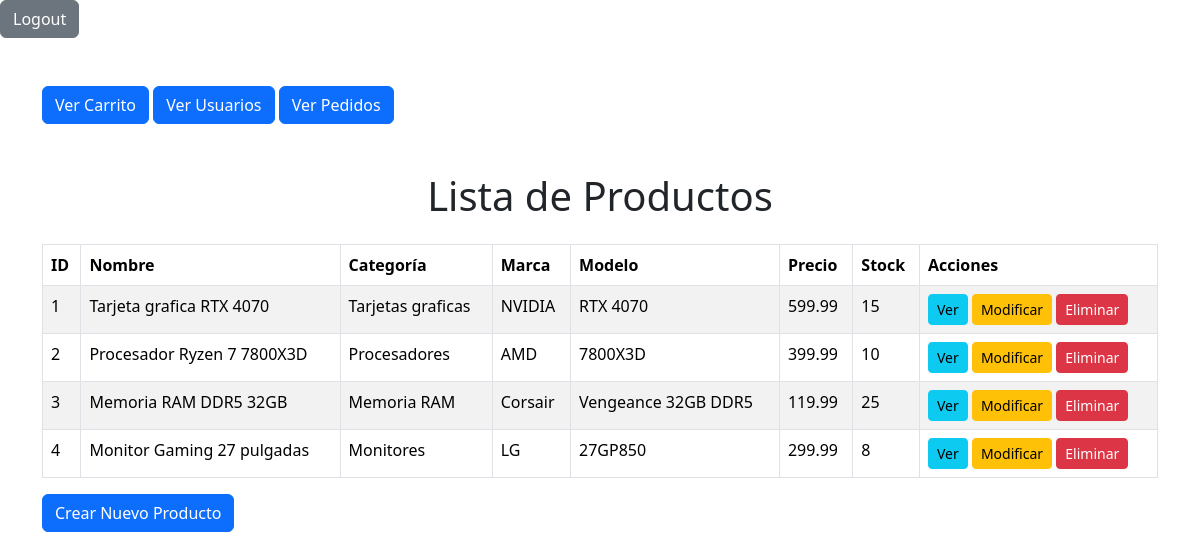
The page / on the database its author committed.
### tables this page shows
CREATE TABLE productos (
    id_producto INT UNSIGNED AUTO_INCREMENT PRIMARY KEY,
    nombre VARCHAR(120) NOT NULL,
    categoria VARCHAR(60) NOT NULL,
    marca VARCHAR(60) NOT NULL,
    modelo VARCHAR(100),
    precio DECIMAL(10, 2) NOT NULL,
    stock INT UNSIGNED NOT NULL DEFAULT 0,

    CONSTRAINT chk_producto_precio
        CHECK (precio >= 0)
);

### controller/CProducto.php (called while the page is built, shortened)
<?php
require_once __DIR__ . "/../model/MProductos.php";
class CProducto
{
    private MProductos $model;
    public function __construct()
    {
        $this->model = new MProductos();
    }
    public function index()
    {
        $productos = $this->model->getAll();
        require_once __DIR__ . "\../view/productos/VProductoIndex.php";
    }
}

### index.php (called while the page is built, shortened)
<?php
CDestino::enrutar();

### db/Conectar.php (called while the page is built)
<?php
class ConexionBD{
    public static function conectar(){
        $conexion = new mysqli("localhost","root","","tienda_informatica");
        $conexion -> query("SET NAMES 'UTF8' ");
        return $conexion;
    }
}

### model/MProductos.php (called while the page is built, shortened)
<?php
class MProductos
{
    private $db;
    private $data;
    public function __construct()
    {
        $this->db = ConexionBD::conectar();
        $this->data = array();
    }
    public function getAll()
    {
        $consulta = $this->db->query("SELECT * FROM productos");
        while ($filas = $consulta->fetch_assoc()) {
            $this->data[] = $filas;
        }
        return $this->data;
    }
}

### view/productos/VProductoIndex.php (the view, shortened to what this page needs)
<!DOCTYPE html>
<html lang="es">
<head>
    <link href="https://cdn.jsdelivr.net/npm/bootstrap@5.3.1/dist/css/bootstrap.min.css" rel="stylesheet">
</head>
<body>
  <a href="?entity=login&action=index" class="btn btn-secondary">Logout</a>
<div class="container mt-5">
    <a href="?entity=carrito&action=index" class="btn btn-primary">Ver Carrito</a>
    <a href="?entity=usuario&action=index" class="btn btn-primary">Ver Usuarios</a>
    <a href="?entity=pedido&action=index" class="btn btn-primary">Ver Pedidos</a>
</div>
    <div class="container mt-5">
        <h1 class="text-center mb-4">Lista de Productos</h1>
        <table class="table table-striped table-bordered">
            <thead class="bg-dark text-white">
                <tr>
                    <th scope="col">ID</th>
                    <th scope="col">Nombre</th>
                    <th scope="col">Categoría</th>
                    <th scope="col">Marca</th>
                    <th scope="col">Modelo</th>
                    <th scope="col">Precio</th>
                    <th scope="col">Stock</th>
                     <th scope="col">Acciones</th>
                </tr>
            </thead>
            <tbody>
                <?php
                foreach ($productos as $dato) {
                    echo "<tr>
                            <td>" . $dato['id_producto'] . "</td>";
                    echo "<td>" . $dato['nombre'] . "</td>";
                    echo "<td>" . $dato['categoria'] . "</td>";
                    echo "<td>" . $dato['marca'] . "</td>";
                    echo "<td>" . $dato['modelo'] . "</td>";
                    echo "<td>" . $dato['precio'] . "</td>";
                    echo "<td>" . $dato['stock'] . "</td>";
                    echo "<td>
                        <a href='?entity=producto&action=show&id=" . $dato['id_producto'] . "' class='btn btn-info btn-sm'>Ver</a>
                        <a href='?entity=producto&action=edit&id=" . $dato['id_producto'] . "' class='btn btn-warning btn-sm'>Modificar</a>
                        <a href='?entity=producto&action=destroy&id=" . $dato['id_producto'] . "' class='btn btn-danger btn-sm'>Eliminar</a>
                            </td>
                            </tr>";
                }
                ?>
            </tbody>
        </table>
        <a href="?entity=producto&action=create" class="btn btn-primary">Crear Nuevo Producto</a>
    </div>
</body>
</html>

### rows shown on the page
productos: id_producto "1", nombre "Tarjeta grafica RTX 4070", categoria "Tarjetas graficas", marca "NVIDIA", modelo "RTX 4070", precio "599.99", stock "15"
productos: id_producto "2", nombre "Procesador Ryzen 7 7800X3D", categoria "Procesadores", marca "AMD", modelo "7800X3D", precio "399.99", stock "10"
productos: id_producto "3", nombre "Memoria RAM DDR5 32GB", categoria "Memoria RAM", marca "Corsair", modelo "Vengeance 32GB DDR5", precio "119.99", stock "25"
productos: id_producto "4", nombre "Monitor Gaming 27 pulgadas", categoria "Monitores", marca "LG", modelo "27GP850", precio "299.99", stock "8"
